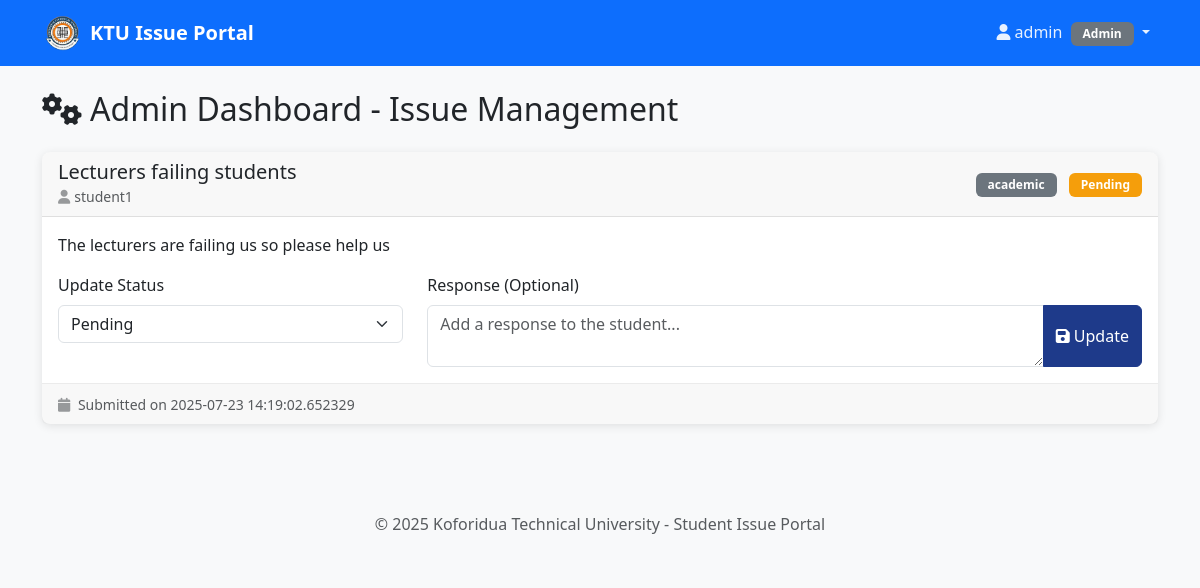
Page /admin/issues (signed in) on the earlier database version.
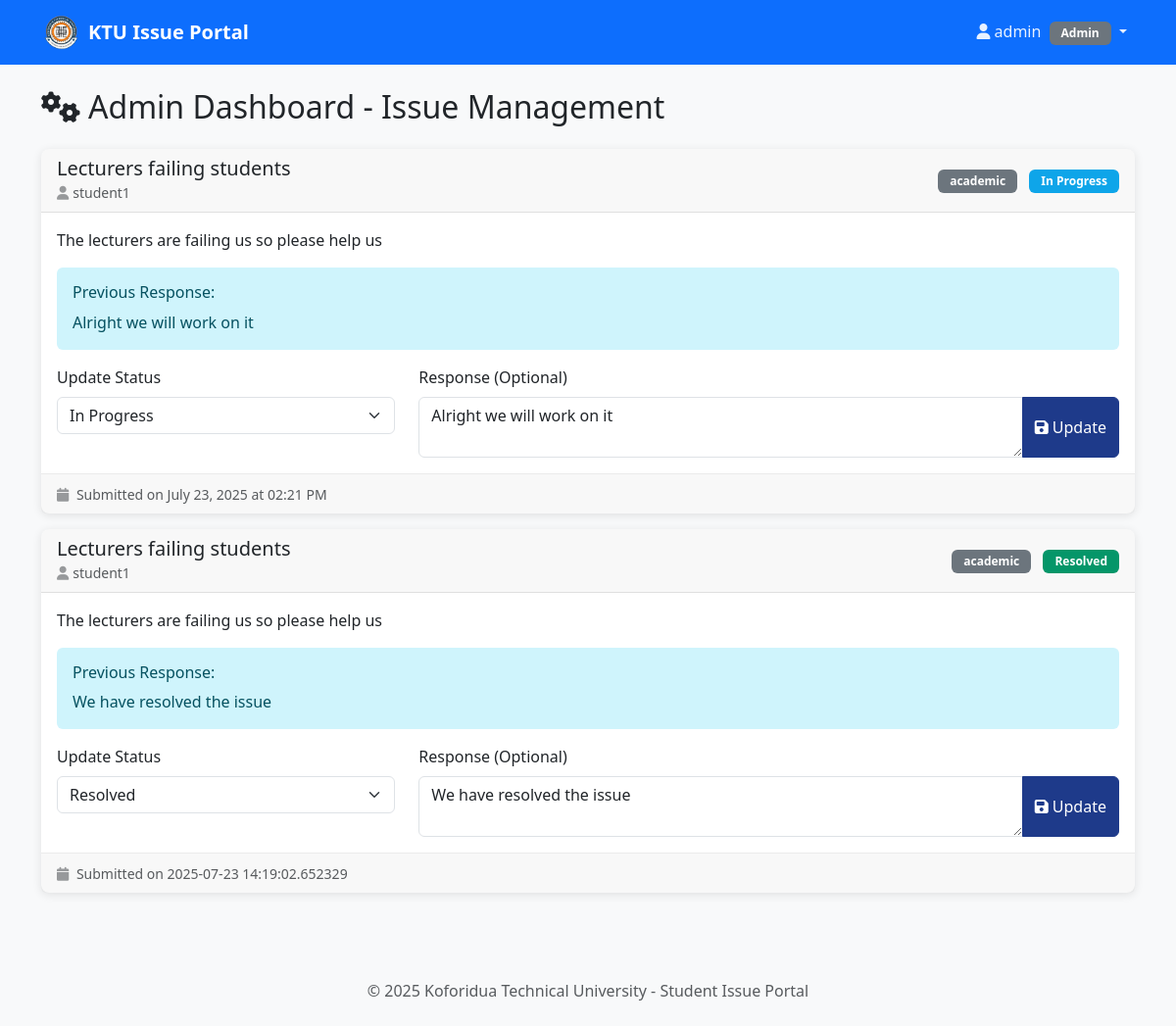
Same page on the later database version.
### tables this page shows
CREATE TABLE users (
    id INTEGER PRIMARY KEY AUTOINCREMENT,
    username TEXT UNIQUE NOT NULL,
    password TEXT NOT NULL,
    role TEXT NOT NULL CHECK (role IN ('student', 'admin'))
);

CREATE TABLE issues (
    id INTEGER PRIMARY KEY AUTOINCREMENT,
    student_id INTEGER NOT NULL,
    subject TEXT NOT NULL,
    category TEXT NOT NULL,
    message TEXT NOT NULL,
    status TEXT NOT NULL DEFAULT 'pending' CHECK (status IN ('pending', 'in_progress', 'resolved')),
    response TEXT,
    created_at TIMESTAMP DEFAULT CURRENT_TIMESTAMP,
    FOREIGN KEY (student_id) REFERENCES users (id)
);

### app.py (the view)
@app.route('/admin/issues')
def admin_issues():
    if g.user is None or g.user['role'] != 'admin':
        return redirect(url_for('login'))
    db = get_db()
    issues = db.execute(
        '''SELECT i.*, u.username as student_name
           FROM issues i
           JOIN users u ON i.student_id = u.id
           ORDER BY i.created_at DESC'''
    ).fetchall()
    return render_template('admin_dashboard.html', issues=issues)

### app.py (called while the page is built)
def parse_datetime(date_string):
    if not date_string:
        return 'Unknown date'
    try:
        dt = datetime.strptime(date_string, '%Y-%m-%d %H:%M:%S')
        return dt.strftime('%B %d, %Y at %I:%M %p')
    except:
        return date_string

@app.before_request
def load_logged_in_user():
    user_id = session.get('user_id')
    if user_id is None:
        g.user = None
    else:
        db = get_db()
        g.user = db.execute(
            'SELECT * FROM users WHERE id = ?', (user_id,)
        ).fetchone()

### database.py (called while the page is built)
def get_db():
    if 'db' not in g:
        g.db = sqlite3.connect('university_issues.db')
        g.db.row_factory = sqlite3.Row
    return g.db

### templates/admin_dashboard.html (shortened to what this page needs)
{% extends "base.html" %}
{% block content %}
<div class="row">
    <div class="col-12">
        <h2 class="mb-4">
            <i class="fas fa-cogs me-2"></i>Admin Dashboard - Issue Management
        </h2>
    </div>
</div>
<div class="row">
    <div class="col-12">
        {% if issues %}
            {% for issue in issues %}
            <div class="card mb-3">
                <div class="card-header">
                    <div class="row align-items-center">
                        <div class="col-md-6">
                            <h5 class="mb-0">{{ issue.subject }}</h5>
                            <small class="text-muted">
                                <i class="fas fa-user me-1"></i>{{ issue.student_name }}
                            </small>
                        </div>
                        <div class="col-md-6 text-md-end">
                            <span class="badge bg-secondary me-2">{{ issue.category }}</span>
                            {% if issue.status == 'pending' %}
                                <span class="badge bg-warning">Pending</span>
                            {% elif issue.status == 'in_progress' %}
                                <span class="badge bg-info">In Progress</span>
                            {% elif issue.status == 'resolved' %}
                                <span class="badge bg-success">Resolved</span>
                            {% endif %}
                        </div>
                    </div>
                </div>
                <div class="card-body">
                    <p class="card-text">{{ issue.message }}</p>
                    {% if issue.response %}
                        <div class="alert alert-info">
                            <h6 class="alert-heading">Previous Response:</h6>
                            <p class="mb-0">{{ issue.response }}</p>
                        </div>
                    {% endif %}
                    <form method="POST" action="{{ url_for('resolve_issue', issue_id=issue.id) }}" class="mt-3">
                        <div class="row">
                            <div class="col-md-4">
                                <label for="status_{{ issue.id }}" class="form-label">Update Status</label>
                                <select class="form-select" id="status_{{ issue.id }}" name="status" required>
                                    <option value="pending" {% if issue.status == 'pending' %}selected{% endif %}>Pending</option>
                                    <option value="in_progress" {% if issue.status == 'in_progress' %}selected{% endif %}>In Progress</option>
                                    <option value="resolved" {% if issue.status == 'resolved' %}selected{% endif %}>Resolved</option>
                                </select>
                            </div>
                            <div class="col-md-8">
                                <label for="response_{{ issue.id }}" class="form-label">Response (Optional)</label>
                                <div class="input-group">
                                    <textarea class="form-control" id="response_{{ issue.id }}" name="response"
                                              rows="2" placeholder="Add a response to the student...">{{ issue.response or '' }}</textarea>
                                    <button type="submit" class="btn btn-primary">
                                        <i class="fas fa-save me-1"></i>Update
                                    </button>
                                </div>
                            </div>
                        </div>
                    </form>
                </div>
                <div class="card-footer text-muted">
                    <small>
                        <i class="fas fa-calendar me-1"></i>
                        Submitted on {{ parse_datetime(issue.created_at) }}
                    </small>
                </div>
            </div>
            {% endfor %}
        {% endif %}
    </div>
</div>
{% endblock %}

### templates/base.html (shortened to what this page needs)
<!DOCTYPE html>
<html lang="en">
<head>
    <link href="https://cdn.jsdelivr.net/npm/bootstrap@5.3.0/dist/css/bootstrap.min.css" rel="stylesheet">
    <link href="https://cdnjs.cloudflare.com/ajax/libs/font-awesome/6.4.0/css/all.min.css" rel="stylesheet">
    <link href="{{ url_for('static', filename='style.css') }}" rel="stylesheet">
</head>
<body>
    <nav class="navbar navbar-expand-lg navbar-dark bg-primary">
        <div class="container">
            <a class="navbar-brand d-flex align-items-center" href="{{ url_for('index') }}">
                <img src="{{ url_for('static', filename='ktu-logo.png') }}" alt="KTU Logo" width="40" height="40" class="me-2">
                <span>KTU Issue Portal</span>
            </a>
            {% if g.user %}
            <div class="navbar-nav ms-auto">
                <div class="nav-item dropdown">
                    <a class="nav-link dropdown-toggle" href="#" role="button" data-bs-toggle="dropdown">
                        <i class="fas fa-user me-1"></i>{{ g.user.username }}
                        <span class="badge bg-secondary ms-1">{{ g.user.role.title() }}</span>
                    </a>
                </div>
            </div>
            {% endif %}
        </div>
    </nav>
    <main class="container mt-4">
        {% block content %}{% endblock %}
    </main>
    <footer class="bg-light mt-5 py-4">
        <div class="container text-center">
            <p class="mb-0 text-muted">
                &copy; 2025 Koforidua Technical University - Student Issue Portal
            </p>
        </div>
    </footer>
</body>
</html>

### static/style.css (style rules this page uses)
:root { --ktu-primary: #1e3a8a; --ktu-secondary: #f59e0b; --ktu-accent: #059669; --ktu-orange: #ff6b35; --ktu-blue: #1a365d; }
body { font-family: 'Segoe UI', Tahoma, Geneva, Verdana, sans-serif; background-color: #f8f9fa; }
.btn-primary { background-color: var(--ktu-primary); border-color: var(--ktu-primary); }
.navbar-brand { font-weight: 600; font-size: 1.25rem; }
.navbar-dark .navbar-nav .nav-link { color: rgba(255, 255, 255, 0.9); }
.card { border: none; border-radius: 8px; box-shadow: 0 2px 10px rgba(0, 0, 0, 0.1); transition: transform 0.2s ease-in-out; }
.card-header { border-radius: 8px 8px 0 0 !important; border-bottom: 1px solid rgba(0, 0, 0, 0.1); }
.badge { font-size: 0.75rem; padding: 0.375rem 0.75rem; }
.alert { border: none; border-radius: 6px; }
footer { margin-top: auto; }
.btn { transition: all 0.2s ease-in-out; }
.text-muted i { opacity: 0.6; }
.bg-info { background-color: #0ea5e9 !important; }
.bg-success { background-color: var(--ktu-accent) !important; }
.container { animation: fadeIn 0.5s ease-in-out; }
.card-footer { border-radius: 0 0 15px 15px; border-top: 1px solid rgba(0, 0, 0, 0.05); }

Differences in the rows shown:
added issues: subject "Lecturers failing students", student_name "student1", category "academic", shows "In Progress", message "The lecturers are failing us so please help us", response "Alright we will work on it", status "In Progress", created_at "July 23, 2025 at 02:21 PM"
changed issues: response (not shown) → "We have resolved the issue"; status "Pending" → "Resolved"; response "Add a response to the student..." → "We have resolved the issue"
